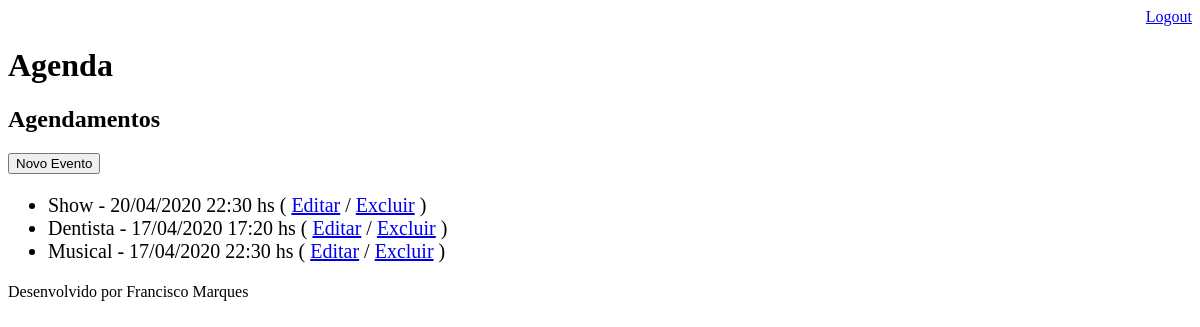
The page /agenda/ (signed in) on the database as committed earlier.
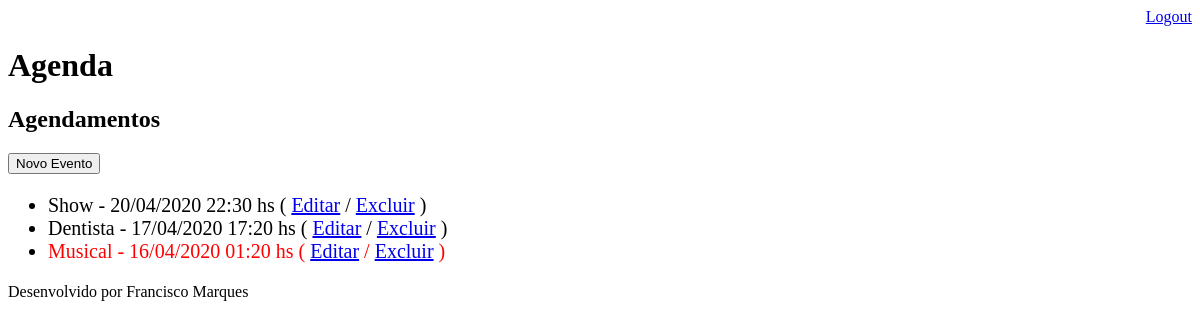
The same page on the database as committed later.
### core/models.py (models this page shows, shortened)
class Evento(models.Model):
    titulo = models.CharField(max_length=100)
    local_evento = models.CharField(max_length=100, blank=True, null=True)
    descricao = models.TextField(blank=True, null=True)
    data_evento = models.DateTimeField(verbose_name='Data do Evento')
    data_criacao = models.DateTimeField(auto_now=True, verbose_name='Data da Criação')
    usuario = models.ForeignKey(User, on_delete=models.CASCADE)
    class Meta:
        db_table = 'evento'
    def get_data_evento(self):
        return self.data_evento.strftime('%d/%m/%Y %H:%M hs')
    def get_evento_atrasado(self):
        if self.data_evento < datetime.now():
            return True
        else:
            return False

### core/views.py (the view)
# urls.py: path('agenda/', views.lista_eventos),
@login_required(login_url='/login/')
def lista_eventos(request):
    usuario = request.user
    data_atual = datetime.now() - timedelta(hours=1)
    evento = Evento.objects.filter(usuario=usuario,
                                   data_evento__gt=data_atual)
    dados = {'eventos':evento}
    return render(request, 'agenda.html', dados)

### templates/agenda.html
{% extends "model-page.html" %}
{% block content %}
    <h2>Agendamentos</h2>
    <a href="evento/">
        <button type="button">Novo Evento</button>
    </a>
    <ul style="font-size: 20px">
        {% for evento in eventos %}
            <li>
                <div style={% if evento.get_evento_atrasado %}
                              "color:red"
                           {% endif %}>
                    {{ evento.titulo }} - {{ evento.get_data_evento }}
                    ( <a href="evento/?id={{ evento.id }}">Editar</a>
                    / <a href="evento/delete/{{ evento.id }}/">Excluir</a> )
                </div>
            </li>
        {% endfor %}
    </ul>
{% endblock %}

Rows that differ between the two databases and show on the page:
changed Evento "Musical": data_evento "2020-04-17 22:30:00" → "2020-04-16 01:20:00" (drawn); get_data_evento "17/04/2020 22:30 hs" → "16/04/2020 01:20 hs"
